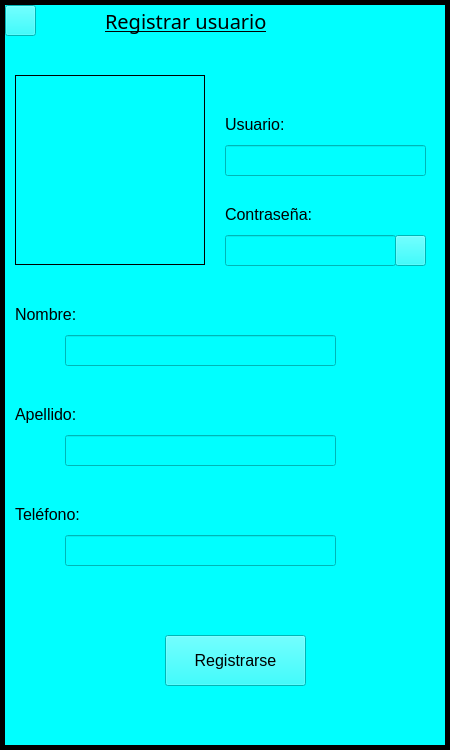
<?xml version="1.0" encoding="UTF-8"?>
<ui version="4.0">
 <class>FrmLogin</class>
 <widget class="QStackedWidget" name="FrmLogin">
  <property name="geometry">
   <rect>
    <x>0</x>
    <y>0</y>
    <width>450</width>
    <height>750</height>
   </rect>
  </property>
  <property name="minimumSize">
   <size>
    <width>450</width>
    <height>750</height>
   </size>
  </property>
  <property name="maximumSize">
   <size>
    <width>450</width>
    <height>750</height>
   </size>
  </property>
  <property name="font">
   <font>
    <family>Arial</family>
    <pointsize>9</pointsize>
   </font>
  </property>
  <property name="windowTitle">
   <string>StackedWidget</string>
  </property>
  <property name="styleSheet">
   <string notr="true">color: rgb(0, 0, 0);

</string>
  </property>
  <property name="frameShape">
   <enum>QFrame::Panel</enum>
  </property>
  <property name="frameShadow">
   <enum>QFrame::Plain</enum>
  </property>
  <property name="lineWidth">
   <number>5</number>
  </property>
  <property name="currentIndex">
   <number>1</number>
  </property>
  <widget class="QWidget" name="page1">
   <property name="styleSheet">
    <string notr="true">background-color: rgb(170, 85, 255);</string>
   </property>
   <widget class="QLabel" name="lblLoginUser">
    <property name="geometry">
     <rect>
      <x>30</x>
      <y>330</y>
      <width>131</width>
      <height>31</height>
     </rect>
    </property>
    <property name="font">
     <font>
      <pointsize>12</pointsize>
     </font>
    </property>
    <property name="text">
     <string>Usuario:</string>
    </property>
   </widget>
   <widget class="QLabel" name="lblLoginTitle">
    <property name="geometry">
     <rect>
      <x>10</x>
      <y>0</y>
      <width>261</width>
      <height>31</height>
     </rect>
    </property>
    <property name="font">
     <font>
      <family>Arial Black</family>
      <pointsize>15</pointsize>
      <underline>true</underline>
     </font>
    </property>
    <property name="text">
     <string>Iniciar sesión</string>
    </property>
   </widget>
   <widget class="QLabel" name="lblLoginUserIcon">
    <property name="geometry">
     <rect>
      <x>120</x>
      <y>90</y>
      <width>190</width>
      <height>190</height>
     </rect>
    </property>
    <property name="styleSheet">
     <string notr="true"/>
    </property>
    <property name="frameShape">
     <enum>QFrame::Box</enum>
    </property>
    <property name="text">
     <string/>
    </property>
    <property name="scaledContents">
     <bool>false</bool>
    </property>
    <property name="alignment">
     <set>Qt::AlignCenter</set>
    </property>
   </widget>
   <widget class="QLineEdit" name="lneLoginUser">
    <property name="geometry">
     <rect>
      <x>70</x>
      <y>370</y>
      <width>311</width>
      <height>31</height>
     </rect>
    </property>
   </widget>
   <widget class="QLineEdit" name="lneLoginPassword">
    <property name="geometry">
     <rect>
      <x>70</x>
      <y>480</y>
      <width>281</width>
      <height>31</height>
     </rect>
    </property>
    <property name="echoMode">
     <enum>QLineEdit::Password</enum>
    </property>
   </widget>
   <widget class="QLabel" name="lblLoginPassword">
    <property name="geometry">
     <rect>
      <x>30</x>
      <y>439</y>
      <width>151</width>
      <height>31</height>
     </rect>
    </property>
    <property name="font">
     <font>
      <pointsize>12</pointsize>
     </font>
    </property>
    <property name="text">
     <string>Contraseña:</string>
    </property>
   </widget>
   <widget class="QPushButton" name="btnClose">
    <property name="geometry">
     <rect>
      <x>410</x>
      <y>0</y>
      <width>31</width>
      <height>31</height>
     </rect>
    </property>
    <property name="font">
     <font>
      <family>Arial</family>
      <pointsize>12</pointsize>
     </font>
    </property>
    <property name="text">
     <string>X</string>
    </property>
   </widget>
   <widget class="QPushButton" name="btnLogin">
    <property name="geometry">
     <rect>
      <x>150</x>
      <y>580</y>
      <width>151</width>
      <height>71</height>
     </rect>
    </property>
    <property name="font">
     <font>
      <family>Arial</family>
      <pointsize>12</pointsize>
     </font>
    </property>
    <property name="styleSheet">
     <string notr="true"/>
    </property>
    <property name="text">
     <string>Acceder</string>
    </property>
   </widget>
   <widget class="QPushButton" name="btnGoRegister">
    <property name="geometry">
     <rect>
      <x>310</x>
      <y>710</y>
      <width>131</width>
      <height>29</height>
     </rect>
    </property>
    <property name="font">
     <font>
      <family>Arial</family>
      <pointsize>9</pointsize>
     </font>
    </property>
    <property name="text">
     <string>Ir a registrarse</string>
    </property>
   </widget>
   <widget class="QPushButton" name="btnLoginTogglePass">
    <property name="geometry">
     <rect>
      <x>350</x>
      <y>480</y>
      <width>31</width>
      <height>31</height>
     </rect>
    </property>
    <property name="text">
     <string/>
    </property>
    <property name="checkable">
     <bool>true</bool>
    </property>
   </widget>
  </widget>
  <widget class="QWidget" name="page2">
   <property name="styleSheet">
    <string notr="true">background-color: rgb(0, 255, 255);</string>
   </property>
   <widget class="QPushButton" name="btnGoBack">
    <property name="geometry">
     <rect>
      <x>0</x>
      <y>0</y>
      <width>31</width>
      <height>31</height>
     </rect>
    </property>
    <property name="text">
     <string/>
    </property>
   </widget>
   <widget class="QLabel" name="lblRegisterTitle">
    <property name="geometry">
     <rect>
      <x>100</x>
      <y>0</y>
      <width>261</width>
      <height>31</height>
     </rect>
    </property>
    <property name="font">
     <font>
      <family>Arial Black</family>
      <pointsize>15</pointsize>
      <underline>true</underline>
     </font>
    </property>
    <property name="text">
     <string>Registrar usuario</string>
    </property>
   </widget>
   <widget class="QLabel" name="lblRegisterUser">
    <property name="geometry">
     <rect>
      <x>220</x>
      <y>109</y>
      <width>101</width>
      <height>21</height>
     </rect>
    </property>
    <property name="font">
     <font>
      <family>Arial</family>
      <pointsize>12</pointsize>
     </font>
    </property>
    <property name="text">
     <string>Usuario:</string>
    </property>
   </widget>
   <widget class="QLabel" name="label_7">
    <property name="geometry">
     <rect>
      <x>10</x>
      <y>70</y>
      <width>190</width>
      <height>190</height>
     </rect>
    </property>
    <property name="frameShape">
     <enum>QFrame::Box</enum>
    </property>
    <property name="text">
     <string/>
    </property>
   </widget>
   <widget class="QLineEdit" name="lneRegisterUser">
    <property name="geometry">
     <rect>
      <x>220</x>
      <y>140</y>
      <width>201</width>
      <height>31</height>
     </rect>
    </property>
   </widget>
   <widget class="QLabel" name="lblRegisterPassword">
    <property name="geometry">
     <rect>
      <x>220</x>
      <y>199</y>
      <width>141</width>
      <height>21</height>
     </rect>
    </property>
    <property name="font">
     <font>
      <family>Arial</family>
      <pointsize>12</pointsize>
     </font>
    </property>
    <property name="text">
     <string>Contraseña:</string>
    </property>
   </widget>
   <widget class="QLineEdit" name="lneRegisterPassword">
    <property name="geometry">
     <rect>
      <x>220</x>
      <y>230</y>
      <width>171</width>
      <height>31</height>
     </rect>
    </property>
    <property name="echoMode">
     <enum>QLineEdit::Password</enum>
    </property>
   </widget>
   <widget class="QLabel" name="lblName">
    <property name="geometry">
     <rect>
      <x>10</x>
      <y>299</y>
      <width>151</width>
      <height>21</height>
     </rect>
    </property>
    <property name="font">
     <font>
      <family>Arial</family>
      <pointsize>12</pointsize>
     </font>
    </property>
    <property name="text">
     <string>Nombre:</string>
    </property>
   </widget>
   <widget class="QLineEdit" name="lneName">
    <property name="geometry">
     <rect>
      <x>60</x>
      <y>330</y>
      <width>271</width>
      <height>31</height>
     </rect>
    </property>
   </widget>
   <widget class="QLabel" name="lblSurname">
    <property name="geometry">
     <rect>
      <x>10</x>
      <y>399</y>
      <width>111</width>
      <height>21</height>
     </rect>
    </property>
    <property name="font">
     <font>
      <family>Arial</family>
      <pointsize>12</pointsize>
     </font>
    </property>
    <property name="text">
     <string>Apellido: </string>
    </property>
   </widget>
   <widget class="QLineEdit" name="lneSurname">
    <property name="geometry">
     <rect>
      <x>60</x>
      <y>430</y>
      <width>271</width>
      <height>31</height>
     </rect>
    </property>
   </widget>
   <widget class="QLabel" name="lblPhone">
    <property name="geometry">
     <rect>
      <x>10</x>
      <y>499</y>
      <width>121</width>
      <height>21</height>
     </rect>
    </property>
    <property name="font">
     <font>
      <family>Arial</family>
      <pointsize>12</pointsize>
     </font>
    </property>
    <property name="text">
     <string>Teléfono:</string>
    </property>
   </widget>
   <widget class="QLineEdit" name="lnePhone">
    <property name="geometry">
     <rect>
      <x>60</x>
      <y>530</y>
      <width>271</width>
      <height>31</height>
     </rect>
    </property>
    <property name="text">
     <string/>
    </property>
   </widget>
   <widget class="QPushButton" name="btnRegister">
    <property name="geometry">
     <rect>
      <x>160</x>
      <y>630</y>
      <width>141</width>
      <height>51</height>
     </rect>
    </property>
    <property name="font">
     <font>
      <family>Arial</family>
      <pointsize>12</pointsize>
     </font>
    </property>
    <property name="text">
     <string>Registrarse</string>
    </property>
   </widget>
   <widget class="QPushButton" name="btnRegisterTogglePass">
    <property name="geometry">
     <rect>
      <x>390</x>
      <y>230</y>
      <width>31</width>
      <height>31</height>
     </rect>
    </property>
    <property name="text">
     <string/>
    </property>
    <property name="checkable">
     <bool>true</bool>
    </property>
   </widget>
  </widget>
 </widget>
 <resources/>
 <connections/>
</ui>
